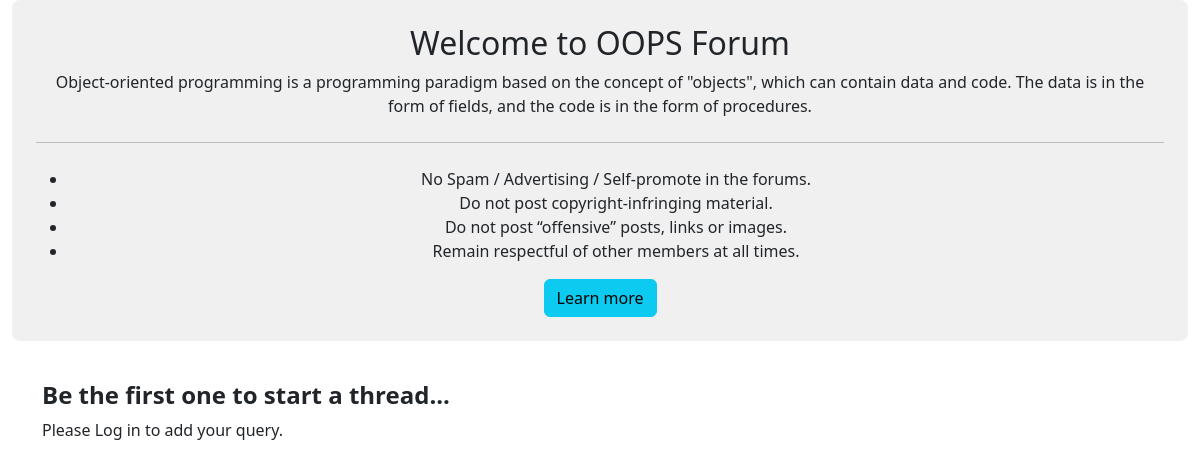
/threads.php?catid=2, run on the app's committed database.
### tables this page shows
CREATE TABLE IF NOT EXISTS `categories` (
  `category_id` int NOT NULL AUTO_INCREMENT,
  `category_name` varchar(50) NOT NULL,
  `category_description` text NOT NULL,
  `created` datetime NOT NULL DEFAULT CURRENT_TIMESTAMP,
  PRIMARY KEY (`category_id`)
);

### threads.php (the view, shortened to what this page needs)
<!doctype html>
<html lang="en">
<head>
    <link href="https://cdn.jsdelivr.net/npm/bootstrap@5.3.0/dist/css/bootstrap.min.css" rel="stylesheet"
>
</head>
<body>
    <?php
    $id=$_GET['catid'];
    $sql="SELECT * FROM `categories` WHERE category_id=$id";
    $result=mysqli_query($conn,$sql);
            while($row=mysqli_fetch_assoc($result)){
              $cat_name=$row['category_name'];
              $cat_desc=$row['category_description'];}
?>
    <div class="container-fluid">
        <div class="p-4 shadow-4 rounded-3" style="background-color: hsl(0, 0%, 94%);">
            <div class="text-center">
                <h2>Welcome to <?php echo $cat_name?> Forum</h2>
                <p>
                    <?php echo $cat_desc?>
                </p>
                <hr class="my-4" />
                <p>
                <ul>
                    <li>No Spam / Advertising / Self-promote in the forums.</li>
                    <li>Do not post copyright-infringing material.</li>
                    <li>Do not post “offensive” posts, links or images.</li>
                    <li>Remain respectful of other members at all times.</li>
                </ul>
                </p>
                <a href="https://opentuition.com/forums/forum-rules/" class="btn btn-info" role="button">Learn more</a>
            </div>
        </div>
    </div>
    <div class="container my-3" id="ques">
<br>
        <?php
    $g=true;
            if($g){
              echo "<h4><b>Be the first one to start a thread...</b></h4>";
            }
    ?>
<?php
    if(isset($_SESSION['loggedin']) && $_SESSION['loggedin']==true){
echo '
<div class="container-fluid">
        <div class="p-4 shadow-4 rounded-3" style="background-color: hsl(0, 0%, 94%);">
            <div class="text-center">
<form action="'.$_SERVER["REQUEST_URI"].'"  method="post">
  <div class="mb-3">
    <label for="title" class="form-label"><b>Please enter your question.</b></label>
    <input type="text" class="form-control" id="title" aria-describedby="emailHelp" name="title">
    <div id="emailHelp" class="form-text">Hope your query gets resolved.</div>
  </div>
  <div class="mb-3"">
    <label for="desc" class="form-label"><b>Elaborate your concern in detail</b></label>
    <textarea class="form-control" id="desc" name="desc"></textarea>
  </div>
  <input type="hidden" name="login_id" value="'.$_SESSION["login_id"].'">
  <button type="submit" class="btn btn-primary">Submit</button>
</form>
            </div>
        </div>
    </div>
          </div>';}
          else{
            echo "Please Log in to add your query.";
          }
          ?>
          </div>
</body>
</html>

### threads.php (style rules this page uses)
#ques { min-height: 433px; }

### data on the page
categories: category_name "OOPS", category_description "Object-oriented programming is a programming paradigm based on the concept of \"objects\", which can contain data and code. The data is in the form of fields, and the code is in the form of procedures."
